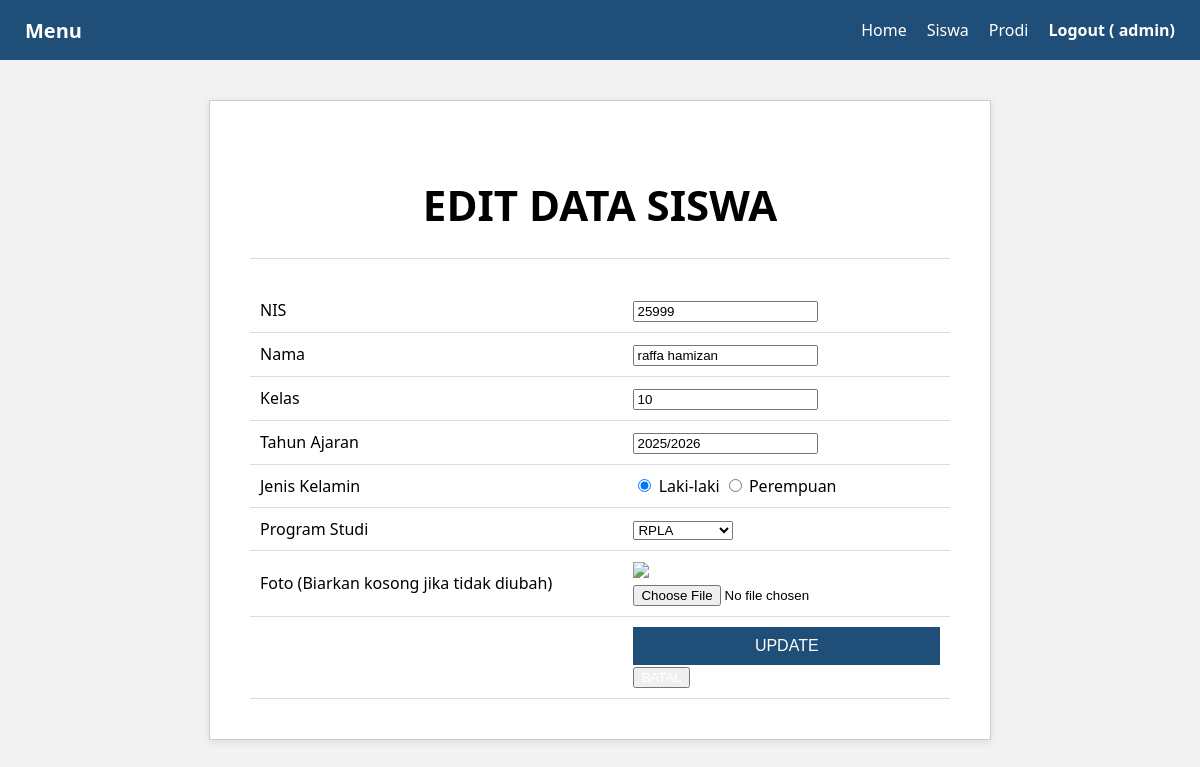
The page /edit_siswa.php?id=14 (signed in) on the database its author committed.
### tables this page shows
CREATE TABLE `siswa` (
  `id` int(11) NOT NULL,
  `nis` varchar(15) NOT NULL,
  `nama` varchar(50) NOT NULL,
  `kelas` varchar(10) NOT NULL,
  `tahun_ajaran` varchar(10) NOT NULL,
  `kd_prodi` varchar(10) NOT NULL,
  `jenis_kelamin` varchar(2) NOT NULL,
  `foto` varchar(255) DEFAULT NULL
);

CREATE TABLE `prodi` (
  `id_prodi` int(11) NOT NULL,
  `kd_prodi` varchar(10) NOT NULL,
  `nama_prodi` varchar(10) NOT NULL
);

### edit_siswa.php (the view, shortened to what this page needs)
<?php
include "koneksi.php";
$id = $_GET['id'];
$query = mysqli_query($koneksi, "SELECT * FROM siswa WHERE id='$id'");
$data = mysqli_fetch_assoc($query);
$prodi = mysqli_query($koneksi, "SELECT * FROM prodi");
?>
<!DOCTYPE html>
<html>
<head>
    <link rel="stylesheet" href="style.css">
</head>
<body>
    <?php include "navigasi.php"; ?>
    <div id="main">
        <div class="container">
            <h2>EDIT DATA SISWA</h2>
            <hr>
            <form method="POST" enctype="multipart/form-data">
                <table>
                    <tr>
                        <td>NIS</td>
                        <td><input type="text" name="nis" value="<?php echo $data['nis']; ?>" required></td>
                    </tr>
                    <tr>
                        <td>Nama</td>
                        <td><input type="text" name="nama" value="<?php echo $data['nama']; ?>" required></td>
                    </tr>
                    <tr>
                        <td>Kelas</td>
                        <td><input type="text" name="kelas" value="<?php echo $data['kelas']; ?>" required></td>
                    </tr>
                    <tr>
                        <td>Tahun Ajaran</td>
                        <td><input type="text" name="tahun_ajaran" value="<?php echo $data['tahun_ajaran']; ?>" required></td>
                    </tr>
                    <tr>
                        <td>Jenis Kelamin</td>
                        <td>
                            <input type="radio" name="jenis_kelamin" value="L" <?php if ($data['jenis_kelamin'] == 'L') echo 'checked'; ?>> Laki-laki
                            <input type="radio" name="jenis_kelamin" value="P" <?php if ($data['jenis_kelamin'] == 'P') echo 'checked'; ?>> Perempuan
                        </td>
                    </tr>
                    <tr>
                        <td>Program Studi</td>
                        <td>
                            <select name="kd_prodi" required>
                                <?php while ($p = mysqli_fetch_assoc($prodi)) { ?>
                                    <option value="<?php echo $p['kd_prodi']; ?>" <?php if ($p['kd_prodi'] == $data['kd_prodi']) echo 'selected'; ?>>
                                        <?php echo $p['nama_prodi']; ?>
                                    </option>
                                <?php } ?>
                            </select>
                        </td>
                    </tr>
                    <tr>
                        <td>Foto (Biarkan kosong jika tidak diubah)</td>
                        <td>
                            <img src="uploads/<?php echo $data['foto']; ?>" width="50"><br>
                            <input type="file" name="foto">
                        </td>
                    </tr>
                    <tr>
                        <td></td>
                        <td>
                            <button type="submit" name="update" class="submit">UPDATE</button>
                            <button type="button" class="cancel"><a href="siswa.php" style="color:white; text-decoration:none;">BATAL</a></button>
                        </td>
                    </tr>
                </table>
            </form>
        </div>
    </div>
</body>
</html>

### style.css (style rules this page uses)
body { font-family: "Segoe UI", Arial, sans-serif; background-color: #f2f2f2; margin: 0; }
.container { width: 700px; margin: 40px auto; background-color: white; border: 1px solid #ccc; padding: 40px; box-shadow: 0 2px 8px rgba(0,0,0,0.1); }
.container h2 { text-align: center; font-size: 42px; margin-bottom: 25px; }
hr { border: 0; border-top: 1px solid #ddd; margin-bottom: 30px; }
.submit { width: 100%; padding: 10px; background-color: #1F4E79; color: white; border: none; font-size: 16px; cursor: pointer; left: 0; }
table { border-collapse: collapse; width: 100%; background-color: white; }
th, td { padding: 10px; border-bottom: 1px solid #ddd; }

### rows shown on the page
siswa: nis "25999", nama "raffa hamizan", kelas "10", tahun_ajaran "2025/2026", jenis_kelamin "☑", kd_prodi "RPLA"

### other values the page prints
$_SESSION['user'] "admin"
